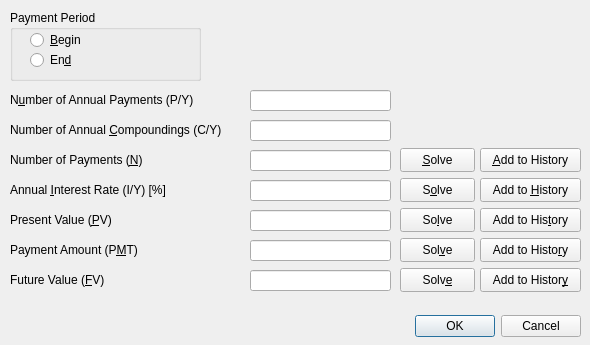
<?xml version="1.0" encoding="UTF-8"?>
<ui version="4.0">
 <class>cmpdDialog</class>
 <widget class="QDialog" name="cmpdDialog">
  <property name="geometry">
   <rect>
    <x>0</x>
    <y>0</y>
    <width>590</width>
    <height>345</height>
   </rect>
  </property>
  <property name="windowTitle">
   <string>Compound Interest, Time Value of Money (TVM)</string>
  </property>
  <widget class="QDialogButtonBox" name="buttonBox">
   <property name="geometry">
    <rect>
     <x>10</x>
     <y>310</y>
     <width>571</width>
     <height>32</height>
    </rect>
   </property>
   <property name="orientation">
    <enum>Qt::Orientation::Horizontal</enum>
   </property>
   <property name="standardButtons">
    <set>QDialogButtonBox::StandardButton::Cancel|QDialogButtonBox::StandardButton::Ok</set>
   </property>
  </widget>
  <widget class="QGroupBox" name="groupBox">
   <property name="geometry">
    <rect>
     <x>10</x>
     <y>10</y>
     <width>191</width>
     <height>71</height>
    </rect>
   </property>
   <property name="locale">
    <locale language="English" country="Germany"/>
   </property>
   <property name="title">
    <string>Payment Period</string>
   </property>
   <widget class="QRadioButton" name="beginRadioButton">
    <property name="geometry">
     <rect>
      <x>20</x>
      <y>20</y>
      <width>89</width>
      <height>20</height>
     </rect>
    </property>
    <property name="text">
     <string>&amp;Begin</string>
    </property>
   </widget>
   <widget class="QRadioButton" name="endRadioButton">
    <property name="geometry">
     <rect>
      <x>20</x>
      <y>40</y>
      <width>89</width>
      <height>20</height>
     </rect>
    </property>
    <property name="text">
     <string>En&amp;d</string>
    </property>
   </widget>
  </widget>
  <widget class="QLabel" name="label">
   <property name="geometry">
    <rect>
     <x>10</x>
     <y>92</y>
     <width>211</width>
     <height>16</height>
    </rect>
   </property>
   <property name="text">
    <string>N&amp;umber of Annual Payments (P/Y)</string>
   </property>
   <property name="buddy">
    <cstring>p_yLineEdit</cstring>
   </property>
  </widget>
  <widget class="DotLineEdit" name="p_yLineEdit">
   <property name="geometry">
    <rect>
     <x>250</x>
     <y>90</y>
     <width>141</width>
     <height>21</height>
    </rect>
   </property>
  </widget>
  <widget class="QLabel" name="label_2">
   <property name="geometry">
    <rect>
     <x>10</x>
     <y>122</y>
     <width>231</width>
     <height>16</height>
    </rect>
   </property>
   <property name="text">
    <string>Number of Annual &amp;Compoundings (C/Y)</string>
   </property>
   <property name="buddy">
    <cstring>c_yLineEdit</cstring>
   </property>
  </widget>
  <widget class="DotLineEdit" name="c_yLineEdit">
   <property name="geometry">
    <rect>
     <x>250</x>
     <y>120</y>
     <width>141</width>
     <height>21</height>
    </rect>
   </property>
  </widget>
  <widget class="DotLineEdit" name="annualRatePctLineEdit">
   <property name="geometry">
    <rect>
     <x>250</x>
     <y>180</y>
     <width>141</width>
     <height>21</height>
    </rect>
   </property>
  </widget>
  <widget class="QLabel" name="label_3">
   <property name="geometry">
    <rect>
     <x>10</x>
     <y>182</y>
     <width>211</width>
     <height>16</height>
    </rect>
   </property>
   <property name="text">
    <string>Annual &amp;Interest Rate (I/Y) [%]</string>
   </property>
   <property name="buddy">
    <cstring>annualRatePctLineEdit</cstring>
   </property>
  </widget>
  <widget class="QPushButton" name="solveAnnualRatePushButton">
   <property name="geometry">
    <rect>
     <x>400</x>
     <y>178</y>
     <width>75</width>
     <height>24</height>
    </rect>
   </property>
   <property name="text">
    <string>S&amp;olve</string>
   </property>
  </widget>
  <widget class="QPushButton" name="solvePVPushButton">
   <property name="geometry">
    <rect>
     <x>400</x>
     <y>208</y>
     <width>75</width>
     <height>24</height>
    </rect>
   </property>
   <property name="text">
    <string>So&amp;lve</string>
   </property>
  </widget>
  <widget class="DotLineEdit" name="pvLineEdit">
   <property name="geometry">
    <rect>
     <x>250</x>
     <y>210</y>
     <width>141</width>
     <height>21</height>
    </rect>
   </property>
  </widget>
  <widget class="QLabel" name="label_4">
   <property name="geometry">
    <rect>
     <x>10</x>
     <y>212</y>
     <width>211</width>
     <height>16</height>
    </rect>
   </property>
   <property name="text">
    <string>Present Value (&amp;PV)</string>
   </property>
   <property name="buddy">
    <cstring>pvLineEdit</cstring>
   </property>
  </widget>
  <widget class="QPushButton" name="solvePMTPushButton">
   <property name="geometry">
    <rect>
     <x>400</x>
     <y>238</y>
     <width>75</width>
     <height>24</height>
    </rect>
   </property>
   <property name="text">
    <string>Sol&amp;ve</string>
   </property>
  </widget>
  <widget class="QLabel" name="label_5">
   <property name="geometry">
    <rect>
     <x>10</x>
     <y>242</y>
     <width>211</width>
     <height>16</height>
    </rect>
   </property>
   <property name="text">
    <string>Payment Amount (P&amp;MT)</string>
   </property>
   <property name="buddy">
    <cstring>pmtLineEdit</cstring>
   </property>
  </widget>
  <widget class="DotLineEdit" name="pmtLineEdit">
   <property name="geometry">
    <rect>
     <x>250</x>
     <y>240</y>
     <width>141</width>
     <height>21</height>
    </rect>
   </property>
  </widget>
  <widget class="DotLineEdit" name="nLineEdit">
   <property name="geometry">
    <rect>
     <x>250</x>
     <y>150</y>
     <width>141</width>
     <height>21</height>
    </rect>
   </property>
  </widget>
  <widget class="QLabel" name="label_6">
   <property name="geometry">
    <rect>
     <x>10</x>
     <y>152</y>
     <width>211</width>
     <height>16</height>
    </rect>
   </property>
   <property name="text">
    <string>Number of Payments (&amp;N)</string>
   </property>
   <property name="buddy">
    <cstring>nLineEdit</cstring>
   </property>
  </widget>
  <widget class="QPushButton" name="solveNPushButton">
   <property name="geometry">
    <rect>
     <x>400</x>
     <y>148</y>
     <width>75</width>
     <height>24</height>
    </rect>
   </property>
   <property name="text">
    <string>&amp;Solve</string>
   </property>
  </widget>
  <widget class="QPushButton" name="solveFVPushButton">
   <property name="geometry">
    <rect>
     <x>400</x>
     <y>268</y>
     <width>75</width>
     <height>24</height>
    </rect>
   </property>
   <property name="text">
    <string>Solv&amp;e</string>
   </property>
  </widget>
  <widget class="QLabel" name="label_7">
   <property name="geometry">
    <rect>
     <x>10</x>
     <y>272</y>
     <width>231</width>
     <height>16</height>
    </rect>
   </property>
   <property name="text">
    <string>Future Value (&amp;FV)</string>
   </property>
   <property name="buddy">
    <cstring>fvLineEdit</cstring>
   </property>
  </widget>
  <widget class="DotLineEdit" name="fvLineEdit">
   <property name="geometry">
    <rect>
     <x>250</x>
     <y>270</y>
     <width>141</width>
     <height>21</height>
    </rect>
   </property>
  </widget>
  <widget class="QPushButton" name="historyNPushButton">
   <property name="geometry">
    <rect>
     <x>480</x>
     <y>148</y>
     <width>101</width>
     <height>24</height>
    </rect>
   </property>
   <property name="text">
    <string>&amp;Add to History</string>
   </property>
  </widget>
  <widget class="QPushButton" name="historyAnnualRatePushButton">
   <property name="geometry">
    <rect>
     <x>480</x>
     <y>178</y>
     <width>101</width>
     <height>24</height>
    </rect>
   </property>
   <property name="text">
    <string>Add to &amp;History</string>
   </property>
  </widget>
  <widget class="QPushButton" name="historyPVPushButton">
   <property name="geometry">
    <rect>
     <x>480</x>
     <y>208</y>
     <width>101</width>
     <height>24</height>
    </rect>
   </property>
   <property name="text">
    <string>Add to His&amp;tory</string>
   </property>
  </widget>
  <widget class="QPushButton" name="historyPMTPushButton">
   <property name="geometry">
    <rect>
     <x>480</x>
     <y>238</y>
     <width>101</width>
     <height>24</height>
    </rect>
   </property>
   <property name="text">
    <string>Add to Histo&amp;ry</string>
   </property>
  </widget>
  <widget class="QPushButton" name="historyFVPushButton">
   <property name="geometry">
    <rect>
     <x>480</x>
     <y>268</y>
     <width>101</width>
     <height>24</height>
    </rect>
   </property>
   <property name="text">
    <string>Add to Histor&amp;y</string>
   </property>
  </widget>
 </widget>
 <customwidgets>
  <customwidget>
   <class>DotLineEdit</class>
   <extends>QLineEdit</extends>
   <header>.dot_line_edit</header>
  </customwidget>
 </customwidgets>
 <tabstops>
  <tabstop>beginRadioButton</tabstop>
  <tabstop>endRadioButton</tabstop>
  <tabstop>p_yLineEdit</tabstop>
  <tabstop>c_yLineEdit</tabstop>
  <tabstop>nLineEdit</tabstop>
  <tabstop>solveNPushButton</tabstop>
  <tabstop>annualRatePctLineEdit</tabstop>
  <tabstop>solveAnnualRatePushButton</tabstop>
  <tabstop>pvLineEdit</tabstop>
  <tabstop>solvePVPushButton</tabstop>
  <tabstop>pmtLineEdit</tabstop>
  <tabstop>solvePMTPushButton</tabstop>
  <tabstop>fvLineEdit</tabstop>
  <tabstop>solveFVPushButton</tabstop>
 </tabstops>
 <resources/>
 <connections>
  <connection>
   <sender>buttonBox</sender>
   <signal>accepted()</signal>
   <receiver>cmpdDialog</receiver>
   <slot>accept()</slot>
   <hints>
    <hint type="sourcelabel">
     <x>248</x>
     <y>254</y>
    </hint>
    <hint type="destinationlabel">
     <x>157</x>
     <y>274</y>
    </hint>
   </hints>
  </connection>
  <connection>
   <sender>buttonBox</sender>
   <signal>rejected()</signal>
   <receiver>cmpdDialog</receiver>
   <slot>reject()</slot>
   <hints>
    <hint type="sourcelabel">
     <x>316</x>
     <y>260</y>
    </hint>
    <hint type="destinationlabel">
     <x>286</x>
     <y>274</y>
    </hint>
   </hints>
  </connection>
 </connections>
</ui>
